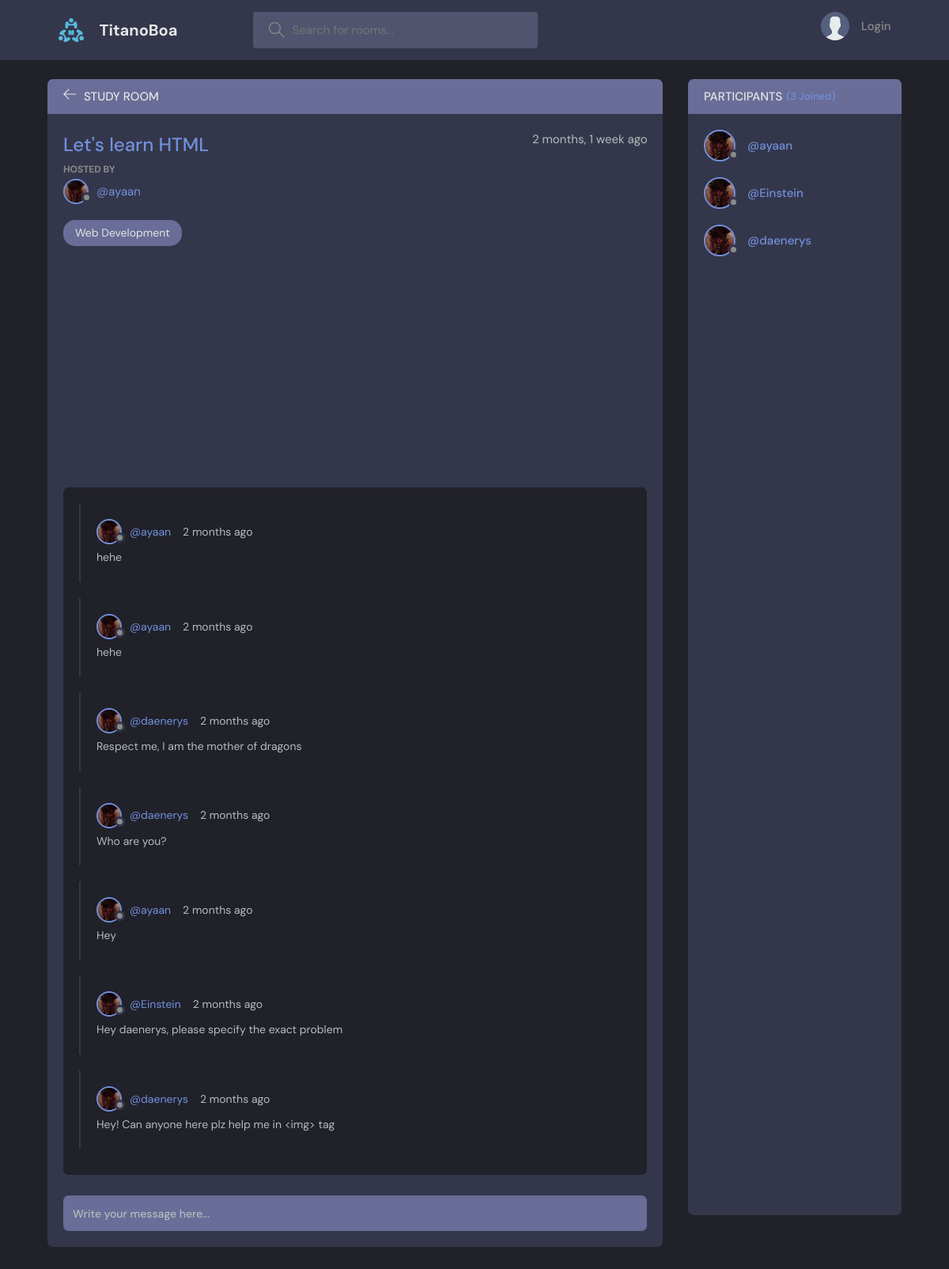
Page /room/3 on the committed database.
### base/models.py (models this page shows, shortened)
class Room(models.Model):
    topic = models.ForeignKey(Topic, on_delete = models.SET_NULL,null=True)
    host = models.ForeignKey(User, on_delete = models.SET_NULL,null=True)
    participants = models.ManyToManyField(User,related_name='participants',blank=True)
    name = models.CharField(max_length=150)
    description = models.TextField(null=True,blank=True)
    updated = models.DateTimeField(auto_now=True)
    created = models.DateTimeField(auto_now_add=True)
    class Meta:
        ordering = ['-updated','-created']

class Topic(models.Model):
    name = models.TextField(max_length=100)
    def __str__(self):
        return self.name

class Message(models.Model):
    user = models.ForeignKey(User, on_delete = models.CASCADE)
    room = models.ForeignKey(Room, on_delete = models.CASCADE)
    body = models.TextField()
    updated = models.DateTimeField(auto_now=True)
    created = models.DateTimeField(auto_now_add=True)
    class Meta:
        ordering = ['-updated','-created']

### base/views.py (the view, shortened to what this page needs)
# urls.py: path('room/<str:pk>',views.room,name='room'),
def room(request,pk):
    room = Room.objects.get(id=pk)
    room_messages = room.message_set.all()
    participants = room.participants.all()
    context = {'room':room,'room_messages':room_messages,'participants':participants}
    return render(request, 'base/room.html',context)

### base/templates/base/room.html (shortened to what this page needs)
{% extends 'main.html' %}
{% load static %}
{% block content %}
<main class="profile-page layout layout--2">
  <div class="container">
    <div class="room">
      <div class="room__top">
        <div class="room__topLeft">
          <a href="{% url 'home' %}">
            <svg version="1.1" xmlns="http://www.w3.org/2000/svg" width="32" height="32" viewBox="0 0 32 32">
              <title>arrow-left</title>
              <path
                d="M13.723 2.286l-13.723 13.714 13.719 13.714 1.616-1.611-10.96-10.96h27.625v-2.286h-27.625l10.965-10.965-1.616-1.607z">
              </path>
            </svg>
          </a>
          <h3>Study Room</h3>
        </div>
      </div>
      <div class="room__box scroll">
        <div class="room__header scroll">
          <div class="room__info">
            <h3>{{room.name}}</h3>
            <span>{{room.created|timesince}} ago</span>
          </div>
          <div class="room__hosted">
            <p>Hosted By</p>
            <a href="{% url 'profile' room.host.id %}" class="room__author">
              <div class="avatar avatar--small">
                <img src="{% static 'images/throne.jpg'%}" />
              </div>
              <span>@{{room.host.username}}</span>
            </a>
          </div>
          <span class="room__topics">{{room.topic}}</span>
        </div>
        <div class="room__conversation">
          <div class="threads scroll">
            {% for message in room_messages %}
            <div class="thread">
              <div class="thread__top">
                <div class="thread__author">
                  <a href="{% url 'profile' message.user.id %}" class="thread__authorInfo">
                    <div class="avatar avatar--small">
                      <img src="{% static 'images/throne.jpg'%}" />
                    </div>
                    <span>@{{message.user.username}}</span>
                  </a>
                  <span class="thread__date">{{message.created|timesince}} ago</span>
                </div>
              </div>
              <div class="thread__details">
                {{message.body}}
              </div>
            </div>
            {% endfor %}
          </div>
        </div>
      </div>
      <div class="room__message">
        <form action="" method="POST">
          <input name="body" placeholder="Write your message here..." />
        </form>
      </div>
    </div>
    <div class="participants">
      <h3 class="participants__top">Participants <span>({{participants.count}} Joined)</span></h3>
      <div class="participants__list scroll">
        {% for user in participants %}
        <a href="{%  url 'profile' user.id %}" class="participant">
          <div class="avatar avatar--medium">
            <img src="{% static 'images/throne.jpg'%}" />
          </div>
          <p>
            <span>@{{user.username}}</span>
          </p>
        </a>
        {% endfor %}
      </div>
    </div>
  </div>
</main>
{% endblock content %}

### rows in the picture
Room: name "Let's learn HTML", created "2 months, 1 week", host.username "ayaan", topic "Web Development"
Message: user.username "ayaan", created "2 months", body "hehe"
Message: user.username "ayaan", created "2 months", body "hehe"
Message: user.username "daenerys", created "2 months", body "Respect me, I am the mother of dragons"
Message: user.username "daenerys", created "2 months", body "Who are you?"
Message: user.username "ayaan", created "2 months", body "Hey"
Message: user.username "Einstein", created "2 months", body "Hey daenerys, please specify the exact problem"
Message: user.username "daenerys", created "2 months", body "Hey! Can anyone here plz help me in <img> tag"

### other values in the picture
{{ participants.count }} "3"
{{ user.username }} "ayaan"
{{ user.username }} "Einstein"
{{ user.username }} "daenerys"
